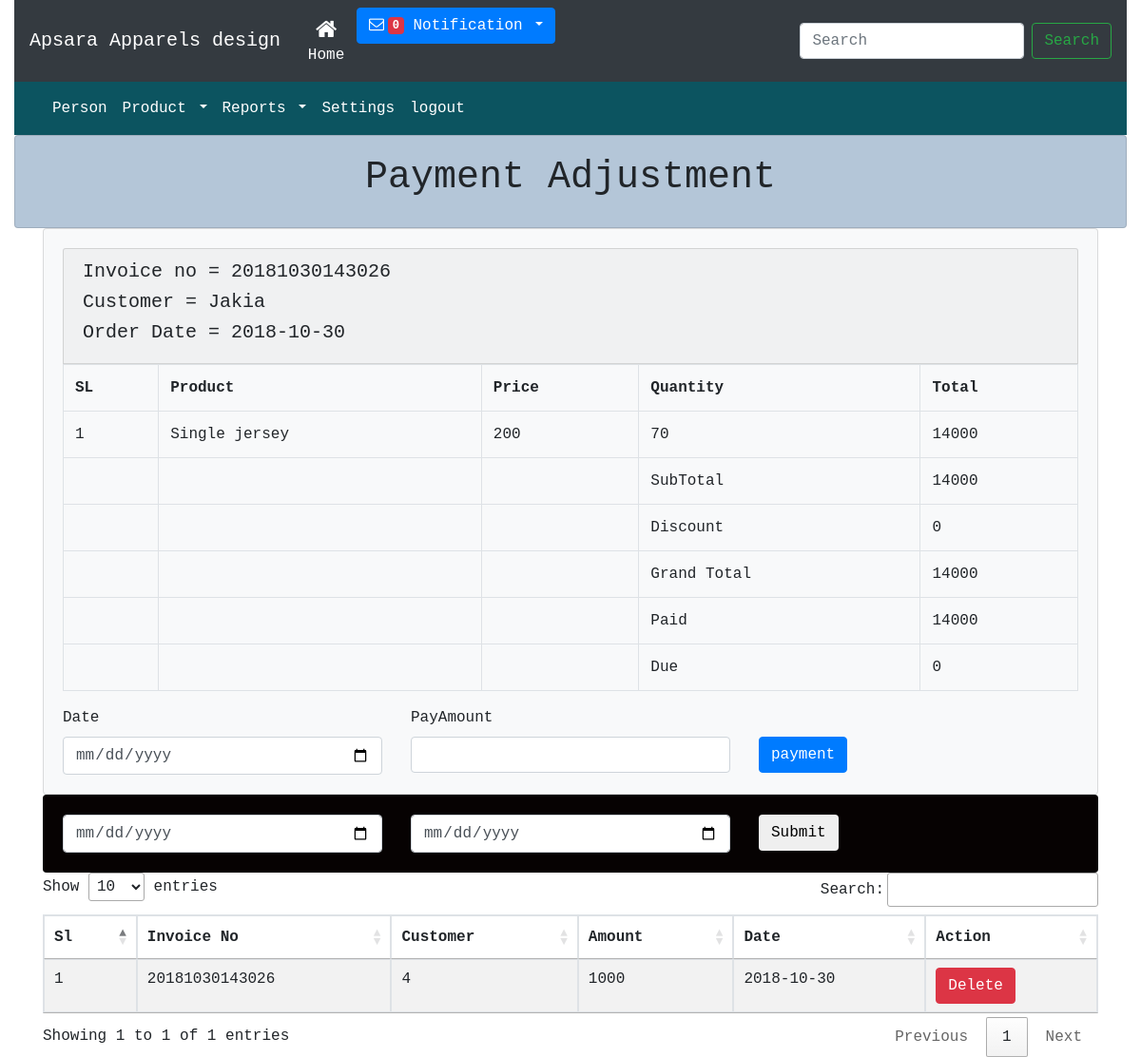
/payment_adjustment.php?invoiceid=20181030143026, run on the app's committed database.
### tables this page shows
CREATE TABLE `sell` (
  `sellid` int(11) NOT NULL,
  `selldate` varchar(200) NOT NULL,
  `billchallan` varchar(200) NOT NULL,
  `customerid` varchar(200) NOT NULL,
  `productid` varchar(200) NOT NULL,
  `quantity` varchar(200) NOT NULL,
  `price` varchar(200) NOT NULL,
  `weight` varchar(200) NOT NULL,
  `transport` varchar(200) NOT NULL,
  `vat` varchar(200) NOT NULL,
  `payment_taka` varchar(200) NOT NULL,
  `comission` varchar(200) NOT NULL,
  `discount` varchar(200) NOT NULL,
  `sellby` int(200) NOT NULL,
  `token` varchar(200) NOT NULL DEFAULT 's'
);

CREATE TABLE `users` (
  `u_id` int(11) NOT NULL,
  `user_role` varchar(200) NOT NULL,
  `name` varchar(200) NOT NULL,
  `password` varchar(200) NOT NULL,
  `email` varchar(200) NOT NULL,
  `contact_number` varchar(200) NOT NULL,
  `address` varchar(200) NOT NULL,
  `employeetype` varchar(200) NOT NULL,
  `opening_balance` varchar(200) NOT NULL,
  `created_at` varchar(200) NOT NULL
);

CREATE TABLE `product_info` (
  `p_id` int(11) NOT NULL,
  `pro_id` varchar(200) NOT NULL,
  `pro_name` varchar(200) NOT NULL,
  `product_cat` varchar(200) NOT NULL,
  `unit` int(200) NOT NULL,
  `opening_stock` varchar(200) NOT NULL,
  `purchase_price` varchar(200) NOT NULL,
  `selling_price` varchar(200) NOT NULL,
  `re_order_warning` varchar(200) NOT NULL,
  `description` varchar(200) NOT NULL,
  `created_at` varchar(255) NOT NULL
);

CREATE TABLE `c_payment` (
  `pay_id` int(11) NOT NULL,
  `invoiceno` varchar(200) NOT NULL,
  `customerid` varchar(200) NOT NULL,
  `payamount` varchar(200) NOT NULL,
  `paymentdate` varchar(200) NOT NULL,
  `token` varchar(200) NOT NULL DEFAULT 'cp'
);

### php/config.php (called while the page is built, shortened)
<?php
class Connection extends PDO
{
	public static $instance=null;
	public static function getInstance()
	{
		try {
			if (!self::$instance) {
				self::$instance  = new Connection();
	self::$instance->setAttribute(PDO::ATTR_ERRMODE, PDO::ERRMODE_EXCEPTION);
		    }
		} catch (PDOException $e ) {
			echo $sql . "<br>" . $e->getMessage();
		}
		return self::$instance;
	}
}
?>

### php/dboperation.php (called while the page is built, shortened)
<?php
include("config.php");
class Db
{
	  private $con = null;
	 function __construct()
	{
		$this->con = Connection::getInstance();
	}
	public function selectAll($table_name,$where_clause=""){
		 try {
		 	$wheresql="";
		if (!empty($where_clause)) {
			if(substr(strtoupper(trim($where_clause)), 0,5)!="WHERE")
			{
				$wheresql = "WHERE ".$where_clause;
			}else{
				$wheresql = " ".$where_clause;
			}
		}
		if (!empty($wheresql)) {
			$sal = "SELECT * FROM ".$table_name." ".$wheresql;
		}else{
			$sal = "SELECT * FROM ".$table_name;
		}
		$data = $this->con->prepare($sal);
		$data->execute();
		 } catch (PDOException $e ) {
			echo $sql . "<br>" . $e->getMessage();
		}
		return $data;
	}
	public function joinQuery($sql){
		try {
		$qry = $this->con->prepare($sql);
		$qry->execute();
		} catch (PDOException $e ) {
			echo $sql . "<br>" . $e->getMessage();
		}
		return $qry;
	}
}
?>

### php/functions.php (called while the page is built, shortened)
<?php
		require_once("dboperation.php");
		class Functions extends Db
		{
		   public function getUserName($userid)
		   {
		   	 $productname =  $this->selectAll("users","u_id='".$userid."'")->fetch(PDO::FETCH_ASSOC);
		       return $productname['name'];
		   }
		   public function getProductName($Productid)
		   {
		   	 $val =  $this->joinQuery("SELECT  `pro_name` FROM `product_info` WHERE `pro_id`='{$Productid}'")->fetch(PDO::FETCH_ASSOC);
		       return $val['pro_name'];
		   }
	}
?>

### payment_adjustment.php (the view, shortened to what this page needs)
<?php include 'files/header.php'; ?>
<?php include 'files/menu.php'; ?>
<div class="container-fluid">
   <div class="row">
      <div class="col">
         <div class="bg-light card card-body" style=" background: #b4c6d8 !important">
            <h1 style="text-align: center;">Payment  Adjustment</h1>
         </div>
      </div>
   </div>
</div>
    <?php
    $getinvoice = $db->selectAll('sell','billchallan='.$_GET['invoiceid'].'')->fetchAll();
    $paidamount = $getinvoice[0]['payment_taka'];
     ?>
<div class="container">
  <div class="row">
    <div class="col">
       <div class="bg-light card card-body">
            <div class="card card-header">
               <h5>Invoice no = <?=$getinvoice[0]['billchallan']?> </h5>
           <h5>Customer = <?=$fn->getUserName($getinvoice[0]['customerid'])?> </h5>
           <h5>Order Date = <?=$getinvoice[0]['selldate']?> </h5>
            </div>
           <table class="table table-bordered">
             <tr>
               <th>SL</th>
               <th>Product</th>
               <th>Price</th>
               <th>Quantity</th>
               <th>Total</th>
             </tr>
             <?php
             $i =0;
             $sum = 0;
              foreach ($getinvoice as $val) { $i++; $sum += $val['price']*$val['quantity'];  ?>
                <tr>
                  <td><?=$i?></td>
                  <td><?=$fn->getProductName($val['productid'])?></td>
                  <td><?=$val['price']?></td>
                  <td><?=$val['quantity']?></td>
                  <td><?=$val['price']*$val['quantity']?></td>
                </tr>
              <?php }
             ?>
             <tr>
                 <td></td>
                 <td></td>
                 <td></td>
                 <td>SubTotal</td>
                 <td><?=$sum?></td>
               </tr><tr>
                 <td></td>
                 <td></td>
                 <td></td>
                 <td>Discount</td>
                 <td><?=$getinvoice[0]['discount']?></td>
               </tr>
             <tr>
                 <td></td>
                 <td></td>
                 <td></td>
                 <td>Grand Total</td>
                 <td><?=$sum-=$getinvoice[0]['discount']?></td>
               </tr>
               <tr>
                 <td></td>
                 <td></td>
                 <td></td>
                 <td>Paid</td>
                 <td><?=$paidamount?></td>
               </tr>
               <tr>
                 <td></td>
                 <td></td>
                 <td></td>
                 <td>Due</td>
                 <td><?=$sum-$paidamount?></td>
               </tr>
           </table>
          <form action="" method="POST">
            <div class="row">
              <div class="col">
                <label>Date</label>
                <input type="date" class="form-control" name="paydate" required>
              </div>
              <div class="col">
                <label>PayAmount</label>
                <input type="text" class="form-control" name="payamount">
              </div>
              <div class="col">
                <input type="submit" name="btnpayment" class="btn btn-primary" value="payment" style="position: absolute; top: 32px;">
              </div>
            </div>
          </form>
         </div>
    </div>
  </div>
</div>
<div class="container">
  <div class="row">
    <div class="col">
       <div class="bg-light card card-body" style=" background: #060202 !important;">
          <form action="" method="GET">
            <div class="row">
              <div class="col"><input type="date" class="form-control" name="start"></div>
              <div class="col"><input type="date" class="form-control" name="to"></div>
              <div class="col"><input type="submit" name="filter" class="btn btn-default"></div>
            </div>
          </form>
         </div>
    </div>
  </div>
  <div class="row">
    <div class="col">
      <table class="table table-bordered table-condensed  table-striped" id="myTable">
        <thead>
          <tr>
            <th>Sl</th>
            <th>Invoice No</th>
            <th>Customer</th>
            <th>Amount</th>
            <th>Date</th>
            <th>Action</th>
          </tr>
        </thead>
        <tbody>
          <?php
            $i=0;
     $sql = "SELECT * FROM `c_payment` where  invoiceno ='".$_GET['invoiceid']."'";
            $paymeinfo = $db->joinQuery($sql)->fetchAll();
            foreach ($paymeinfo as $pi) {  $i++; ?>
        <tr>
          <td><?=$i?></td>
          <td><?=$pi['invoiceno']?></td>
          <td><?=$pi['customerid']?></td>
          <td><?=$pi['payamount']?></td>
          <td><?=$pi['paymentdate']?></td>
          <td><a href="" class="btn btn-danger">Delete</a></td>
        </tr>
           <?php  }
          ?>
        </tbody>
      </table>
    </div>
  </div>
</div>
<?php include 'files/footer.php'; ?>

### assets/css/style.css (style rules this page uses)
* { font-family: "Lucida Console", Monaco, monospace; }

### data on the page
sell: billchallan "20181030143026", customerid.name "Jakia", selldate "2018-10-30", productid.pro_name "Single jersey", price "200", quantity "70", $val['price']*$val['quantity'] "14000", discount "0"
c_payment: invoiceno "20181030143026", customerid "4", payamount "1000", paymentdate "2018-10-30"

### other printed values
$sum "14000"
$sum-=$getinvoice[0]['discount'] "14000"
$paidamount "14000"
$sum-$paidamount "0"
